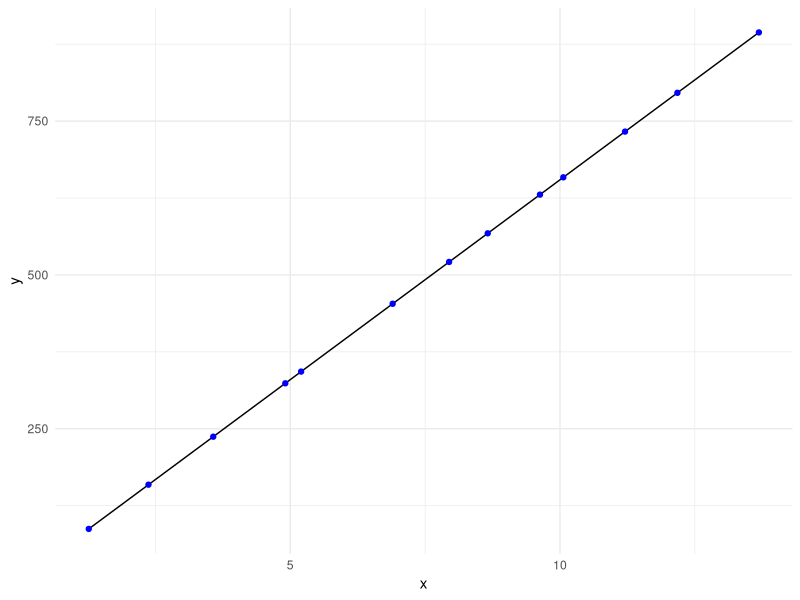

Source code (R):
## ---- chunk 1
knitr::opts_chunk$set(echo=TRUE, message=FALSE, warning=FALSE, tidy=FALSE,
                      fig.width=8)
## ---- chunk 2
library(tidyverse)

options(dplyr.summarise.inform = FALSE)
## ---- chunk 3
set.seed(1)
data = tibble(x = 1:13 + runif(13),
              y = 5 + 64.96 * x)

data %>%
ggplot(aes(x,y)) +
        geom_line(color="black") + 
        geom_point(color="blue") +
        theme_minimal()
